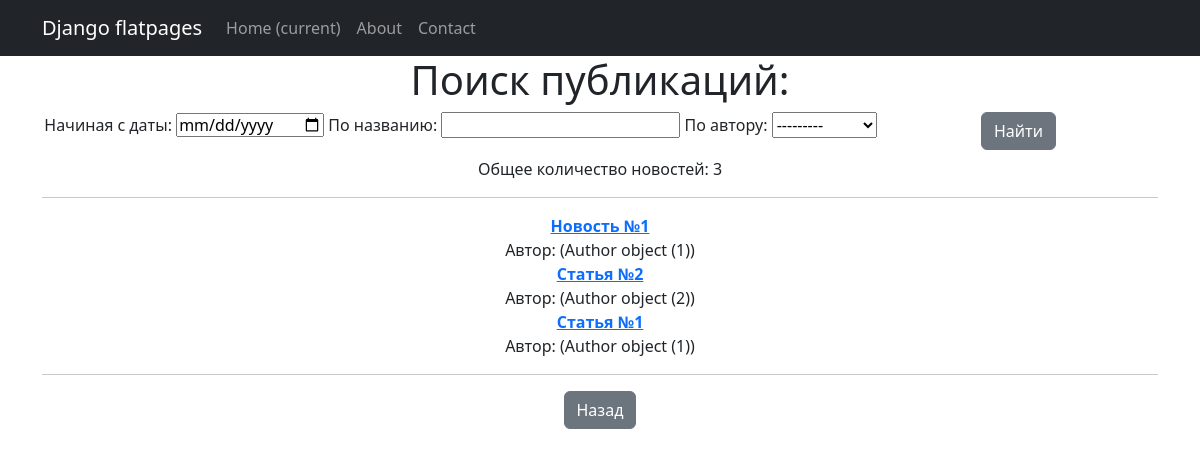
Page /news/search/ on the earlier database version.
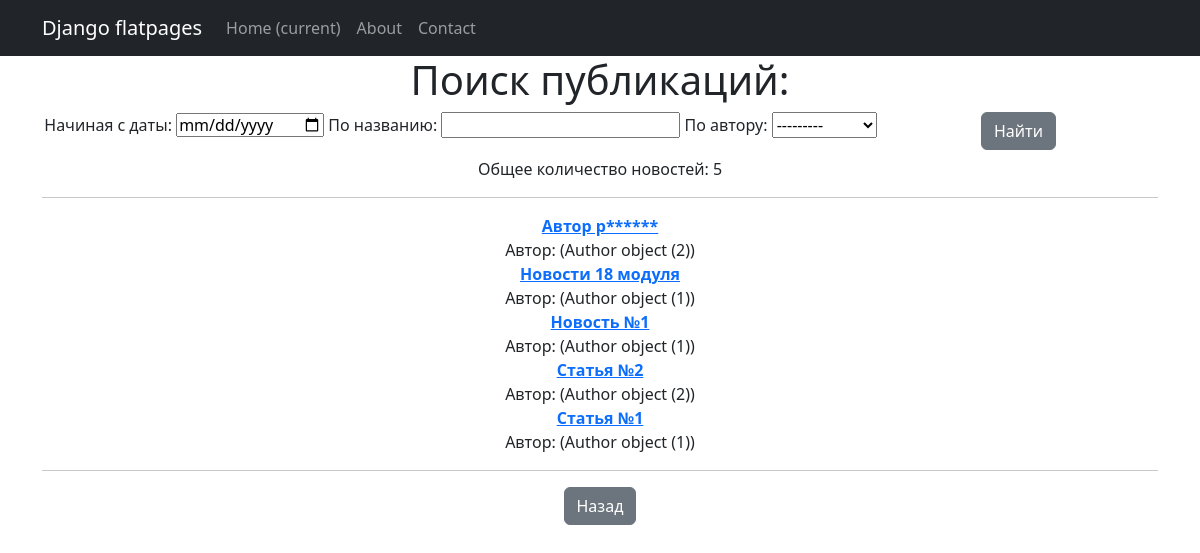
Same page on the later database version.
### news/models.py (models this page shows, shortened)
class Post(models.Model):
    author = models.ForeignKey(Author, on_delete=models.CASCADE, related_name='posts')
    post_type = models.CharField(max_length=2, choices=POST_TYPE_CHOICES, default=ARTICLE)
    created_at = models.DateTimeField(auto_now_add=True)
    categories = models.ManyToManyField(Category, through='PostCategory', related_name='posts')
    title = models.CharField(max_length=200)
    text = models.TextField()
    rating = models.IntegerField(default=0)

class Author(models.Model):
    user = models.OneToOneField(User, on_delete=models.CASCADE, related_name='author')
    rating = models.IntegerField(default=0)

### news/views.py (the view)
# urls.py: path('search/', Search.as_view()),
class Search(ListView):
    model = Post
    template_name = 'search.html'
    context_object_name = 'post_search'
    ordering = '-created_at'
    filter_class = PostFilter
    paginate_by = 10
    def get_queryset(self):
        queryset = super().get_queryset()
        self.filter = self.filter_class(self.request.GET, queryset=queryset)
        return self.filter.qs.all()
    def get_context_data(self, **kwargs):
        context = super().get_context_data(**kwargs)
        context['filter'] = self.filter
        context['list_in_page'] = self.paginate_by
        context['all_posts'] = Post.objects.all()
        return context

### news/templatetags/custom_filters.py (called while the page is built)
@register.filter()
def censor(value):
   if not isinstance(value, str):
      raise ValueError("Фильтр censor применяется только к строковым переменным.")
   def replace_bad_word(match):
      word = match.group(0)
      return word[0] + '*' * (len(word) - 1)
   pattern = re.compile(r'\b(' + '|'.join(map(re.escape, bad_words)) + r')\b', re.IGNORECASE)
   censored_value = pattern.sub(replace_bad_word, value)
   return censored_value

### templates/search.html (shortened to what this page needs)
{% extends 'flatpages/default.html' %}
{% load custom_filters %}
{% load custom_tags %}
{% block content %}
    <h1>Поиск публикаций:</h1>
            <form method="GET">
            <div style="float:left; width:75%; height:45px; line-height:20px">
                <label for="created_at">Начиная с даты:</label>
                <input type="date" id="created_at" name="created_at__gt">
                <label for="title">По названию:</label>
                <input type="text" id="title" name="title__icontains">
                <label for="author">По автору:</label>
                <select name="author" id="author">
                    <option value="0">---------</option>
                </select>
            </div>
            <div style="float:left; width:25%; height:45px; line-height:35px">
                <button type="submit" class="btn btn-secondary">Найти</button>
            </div>
            </form>
        <p>Общее количество новостей: {{ post_search|length }}</p>
        <hr>
        {% if post_search %}
            {% for newnews in object_list %}
            {% autoescape off %}
            <a href="{{ newnews.id }}"><b>{{ newnews.title|censor }}</b></a><br>
            {% endautoescape %}
            <span>Автор: ({{ newnews.author }})</span><br>
            {% endfor %}
        {% else %}
            <h2>По заданным параметрам поиска публикаций нет!</h2>
        {% endif %}
    <hr>
<input type=button value="Назад" class="btn btn-secondary" onClick="javascript:history.go(-1);">
{% endblock content %}

Differences in the rows shown:
added Post: title|censor "Автор р******", author "Author object (2)"
added Post: title|censor "Новости 18 модуля", author "Author object (1)"
Other differences:
{{ post_search|length }}: "3" → "5"
